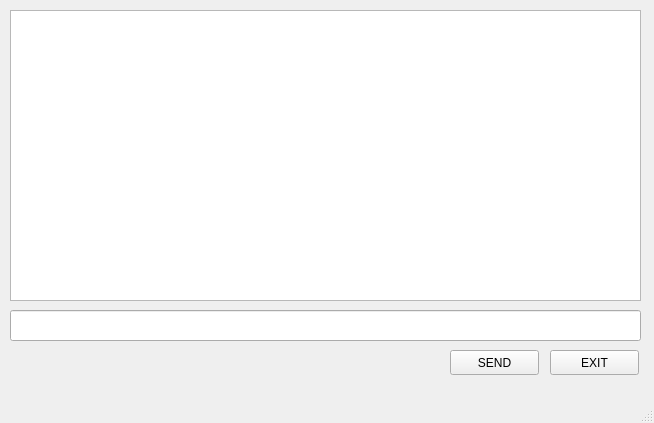
<?xml version="1.0" encoding="UTF-8"?>
<ui version="4.0">
 <class>MainWindow</class>
 <widget class="QMainWindow" name="MainWindow">
  <property name="geometry">
   <rect>
    <x>0</x>
    <y>0</y>
    <width>654</width>
    <height>423</height>
   </rect>
  </property>
  <property name="windowTitle">
   <string>Daniel's Chat Service</string>
  </property>
  <widget class="QWidget" name="centralWidget">
   <widget class="QPlainTextEdit" name="console">
    <property name="geometry">
     <rect>
      <x>10</x>
      <y>10</y>
      <width>631</width>
      <height>291</height>
     </rect>
    </property>
   </widget>
   <widget class="QLineEdit" name="type_box">
    <property name="geometry">
     <rect>
      <x>10</x>
      <y>310</y>
      <width>631</width>
      <height>31</height>
     </rect>
    </property>
   </widget>
   <widget class="QPushButton" name="btn_send">
    <property name="geometry">
     <rect>
      <x>450</x>
      <y>350</y>
      <width>89</width>
      <height>25</height>
     </rect>
    </property>
    <property name="text">
     <string>SEND</string>
    </property>
   </widget>
   <widget class="QPushButton" name="btn_exit">
    <property name="geometry">
     <rect>
      <x>550</x>
      <y>350</y>
      <width>89</width>
      <height>25</height>
     </rect>
    </property>
    <property name="text">
     <string>EXIT</string>
    </property>
   </widget>
  </widget>
  <widget class="QMenuBar" name="menuBar">
   <property name="geometry">
    <rect>
     <x>0</x>
     <y>0</y>
     <width>654</width>
     <height>22</height>
    </rect>
   </property>
  </widget>
  <widget class="QStatusBar" name="statusBar"/>
 </widget>
 <layoutdefault spacing="6" margin="11"/>
 <resources/>
 <connections/>
</ui>
